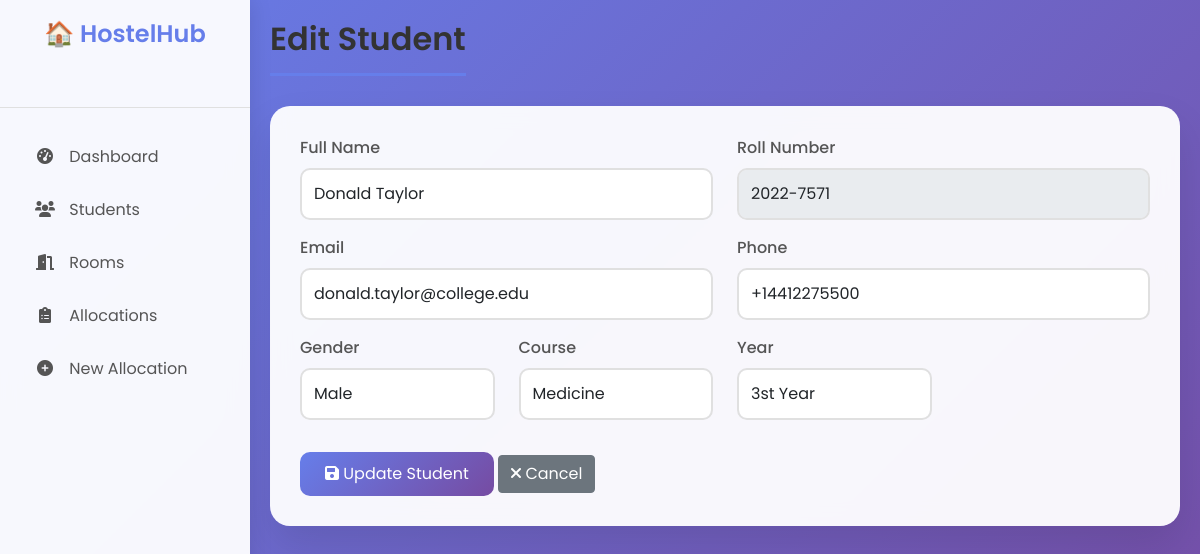
The page /student/edit/2 on the database its author committed.
### app.py (models this page shows)
class Student(db.Model):
    id = db.Column(db.Integer, primary_key=True)
    name = db.Column(db.String(100), nullable=False)
    roll_number = db.Column(db.String(20), unique=True, nullable=False)
    email = db.Column(db.String(100), unique=True, nullable=False)
    phone = db.Column(db.String(15))
    gender = db.Column(db.String(10))
    course = db.Column(db.String(50))
    year = db.Column(db.Integer)
    allocated_room = db.Column(db.String(20))
    created_at = db.Column(db.DateTime, default=datetime.utcnow)

### app.py (the view, shortened to what this page needs)
@app.route('/student/edit/<int:id>', methods=['GET', 'POST'])
def edit_student(id):
    student = Student.query.get_or_404(id)
    return render_template('edit_student.html', student=student)

### templates/edit_student.html (shortened to what this page needs)
{% extends "base.html" %}
{% block content %}
<h2 class="page-title">Edit Student</h2>
<div class="content-card">
    <form method="POST">
        <div class="row">
            <div class="col-md-6 mb-3">
                <label class="form-label">Full Name</label>
                <input type="text" class="form-control" name="name" value="{{ student.name }}" required>
            </div>
            <div class="col-md-6 mb-3">
                <label class="form-label">Roll Number</label>
                <input type="text" class="form-control" value="{{ student.roll_number }}" readonly>
            </div>
        </div>
        <div class="row">
            <div class="col-md-6 mb-3">
                <label class="form-label">Email</label>
                <input type="email" class="form-control" name="email" value="{{ student.email }}" required>
            </div>
            <div class="col-md-6 mb-3">
                <label class="form-label">Phone</label>
                <input type="text" class="form-control" name="phone" value="{{ student.phone }}">
            </div>
        </div>
        <div class="row">
            <div class="col-md-3 mb-3">
                <label class="form-label">Gender</label>
                <select class="form-control" name="gender" required>
                    <option value="Male" {% if student.gender == 'Male' %}selected{% endif %}>Male</option>
                </select>
            </div>
            <div class="col-md-3 mb-3">
                <label class="form-label">Course</label>
                <input type="text" class="form-control" name="course" value="{{ student.course }}" required>
            </div>
            <div class="col-md-3 mb-3">
                <label class="form-label">Year</label>
                <select class="form-control" name="year" required>
                    {% for i in range(1, 5) %}
                    <option value="{{ i }}" {% if student.year == i %}selected{% endif %}>{{ i }}st Year</option>
                    {% endfor %}
                </select>
            </div>
        </div>
        <div class="mt-3">
            <button type="submit" class="btn btn-primary">
                <i class="fas fa-save"></i> Update Student
            </button>
            <a href="{{ url_for('students') }}" class="btn btn-secondary">
                <i class="fas fa-times"></i> Cancel
            </a>
        </div>
    </form>
</div>
{% endblock %}

### templates/base.html (style rules this page uses)
* { margin: 0; padding: 0; box-sizing: border-box; }
body { font-family: 'Poppins', sans-serif; background: linear-gradient(135deg, #667eea 0%, #764ba2 100%); min-height: 100vh; }
.content-card { background: rgba(255, 255, 255, 0.95); backdrop-filter: blur(10px); border-radius: 20px; padding: 30px; box-shadow: 0 20px 40px rgba(0, 0, 0, 0.1); margin-bottom: 20px; }
.page-title { color: #333; font-weight: 600; margin-bottom: 30px; padding-bottom: 15px; border-bottom: 3px solid #667eea; display: inline-block; }
.btn-primary { background: linear-gradient(135deg, #667eea 0%, #764ba2 100%); border: none; padding: 10px 25px; border-radius: 10px; transition: all 0.3s ease; }
.form-control { border-radius: 10px; border: 2px solid #e0e0e0; padding: 12px; transition: all 0.3s ease; }
.form-label { font-weight: 500; color: #555; margin-bottom: 8px; }

### rows shown on the page
Student: name "Donald Taylor", roll_number "2022-7571", email "donald.taylor@college.edu", phone "+14412275500", gender "Male", course "Medicine", year "3st Year"
